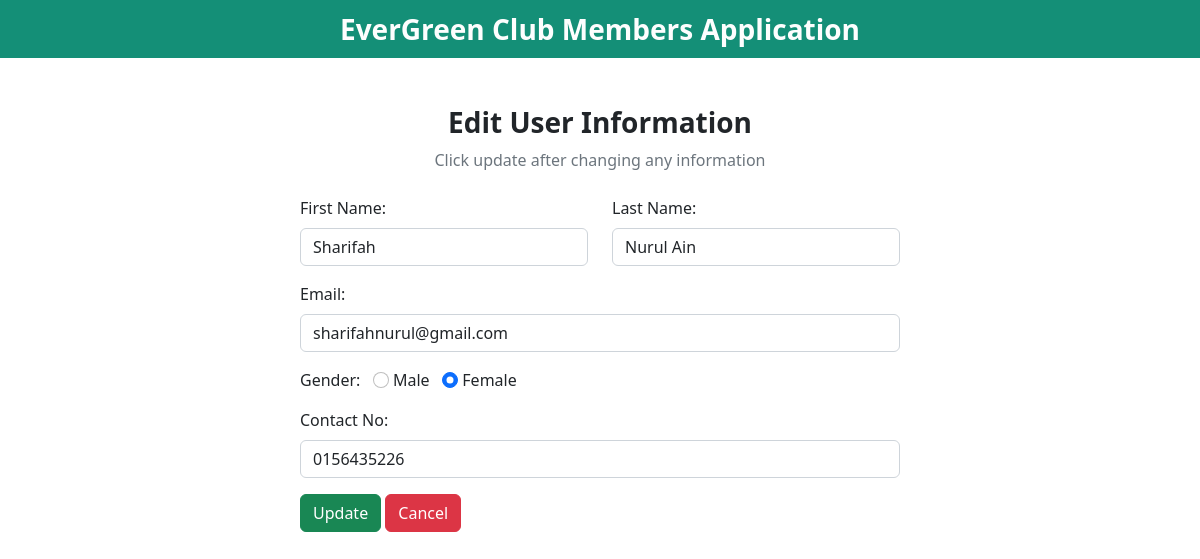
The page /editmembers.php?id=3 on the database its author committed.
### tables this page shows
CREATE TABLE `members` (
  `id` int NOT NULL,
  `first_name` varchar(150) NOT NULL,
  `last_name` varchar(150) NOT NULL,
  `email` varchar(150) NOT NULL,
  `gender` varchar(50) NOT NULL,
  `contact_no` varchar(12) NOT NULL
);

### editmembers.php (the view, shortened to what this page needs)
<?php
include "dbcon.php";
$id = $_GET["id"];
?>
<!DOCTYPE html>
<html lang="en">
<head>
  <link href="https://cdn.jsdelivr.net/npm/bootstrap@5.2.3/dist/css/bootstrap.min.css" rel="stylesheet">
  <link rel="stylesheet" href="https://cdnjs.cloudflare.com/ajax/libs/font-awesome/6.4.0/css/all.min.css" />
</head>
<body>
  <nav class="navbar navbar-light justify-content-center fs-3 mb-5" style="background-color: #148F77; color: #FDFEFE;" >
    <b>EverGreen Club Members Application</b>
  </nav>
  <div class="container">
    <div class="text-center mb-4">
      <h3><b>Edit User Information</b></h3>
      <p class="text-muted">Click update after changing any information</p>
    </div>
    <?php
    $sql = "SELECT * FROM `members` WHERE id = $id LIMIT 1";
    $result = mysqli_query($con, $sql);
    $row = mysqli_fetch_assoc($result);
    ?>
    <div class="container d-flex justify-content-center">
      <form action="" method="post" style="width:50vw; min-width:300px;">
        <div class="row mb-3">
          <div class="col">
            <label class="form-label">First Name:</label>
            <input type="text" class="form-control" name="first_name" value="<?php echo $row['first_name'] ?>">
          </div>
          <div class="col">
            <label class="form-label">Last Name:</label>
            <input type="text" class="form-control" name="last_name" value="<?php echo $row['last_name'] ?>">
          </div>
        </div>
        <div class="mb-3">
          <label class="form-label">Email:</label>
          <input type="email" class="form-control" name="email" value="<?php echo $row['email'] ?>">
        </div>
        <div class="form-group mb-3">
          <label>Gender:</label>
          <input type="radio" class="form-check-input" name="gender" id="male" value="male" <?php echo ($row["gender"] == 'male') ? "checked" : ""; ?>>
          <label for="male" class="form-input-label">Male</label>
          <input type="radio" class="form-check-input" name="gender" id="female" value="female" <?php echo ($row["gender"] == 'female') ? "checked" : ""; ?>>
          <label for="female" class="form-input-label">Female</label>
        </div>
        <div class="mb-3">
          <label class="form-label">Contact No:</label>
          <input type="phone" class="form-control" name="contact_no" value="<?php echo $row['contact_no'] ?>">
        </div>
        <div>
          <button type="submit" class="btn btn-success" name="submit">Update</button>
          <a href="members.php" class="btn btn-danger">Cancel</a>
        </div>
      </form>
    </div>
  </div>
</body>
</html>

### rows shown on the page
members: first_name "Sharifah", last_name "Nurul Ain", email "sharifahnurul@gmail.com", gender "☐ Male", gender "☑ Female", contact_no "0156435226"
